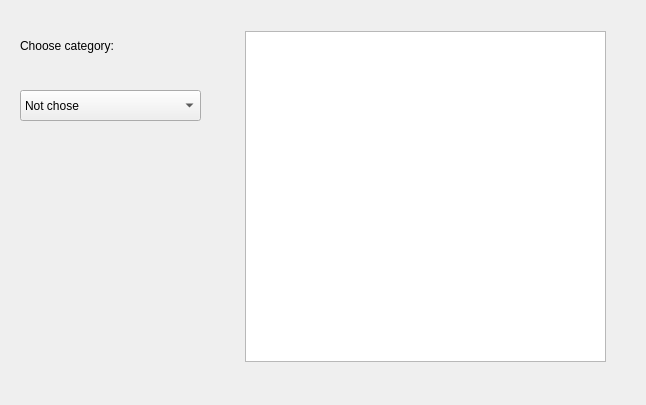
<?xml version="1.0" encoding="UTF-8"?>
<ui version="4.0">
 <class>GroupClients</class>
 <widget class="QDialog" name="GroupClients">
  <property name="geometry">
   <rect>
    <x>0</x>
    <y>0</y>
    <width>646</width>
    <height>405</height>
   </rect>
  </property>
  <property name="windowTitle">
   <string>Dialog</string>
  </property>
  <widget class="QTableView" name="groupTable">
   <property name="geometry">
    <rect>
     <x>245</x>
     <y>31</y>
     <width>361</width>
     <height>331</height>
    </rect>
   </property>
  </widget>
  <widget class="QLabel" name="label">
   <property name="geometry">
    <rect>
     <x>20</x>
     <y>30</y>
     <width>201</width>
     <height>31</height>
    </rect>
   </property>
   <property name="text">
    <string>Choose category:</string>
   </property>
  </widget>
  <widget class="QComboBox" name="categoryBox">
   <property name="geometry">
    <rect>
     <x>20</x>
     <y>90</y>
     <width>181</width>
     <height>31</height>
    </rect>
   </property>
   <item>
    <property name="text">
     <string>Not chose</string>
    </property>
   </item>
   <item>
    <property name="text">
     <string>Educated</string>
    </property>
   </item>
   <item>
    <property name="text">
     <string>Doctorate</string>
    </property>
   </item>
   <item>
    <property name="text">
     <string>College</string>
    </property>
   </item>
   <item>
    <property name="text">
     <string>Married</string>
    </property>
   </item>
   <item>
    <property name="text">
     <string>Divorced</string>
    </property>
   </item>
   <item>
    <property name="text">
     <string>Single</string>
    </property>
   </item>
   <item>
    <property name="text">
     <string>$120K +</string>
    </property>
   </item>
   <item>
    <property name="text">
     <string>$40K - $60K</string>
    </property>
   </item>
   <item>
    <property name="text">
     <string>$60K - $80K</string>
    </property>
   </item>
  </widget>
 </widget>
 <resources/>
 <connections/>
</ui>
